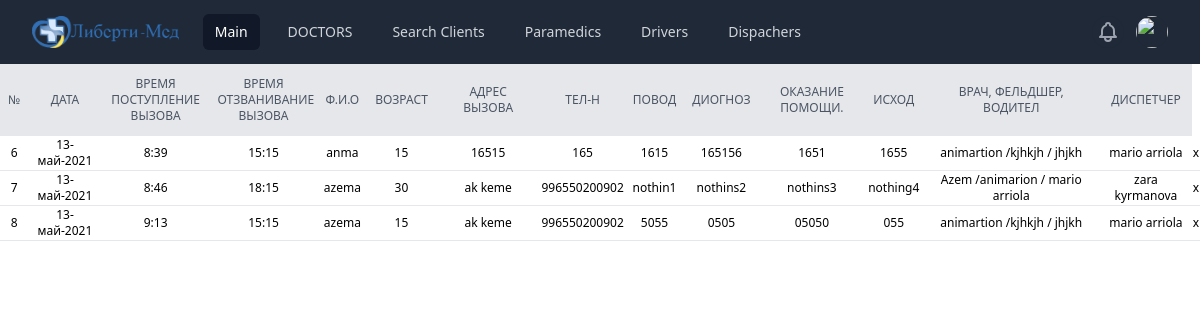
Page / (signed in) on the earlier database version.
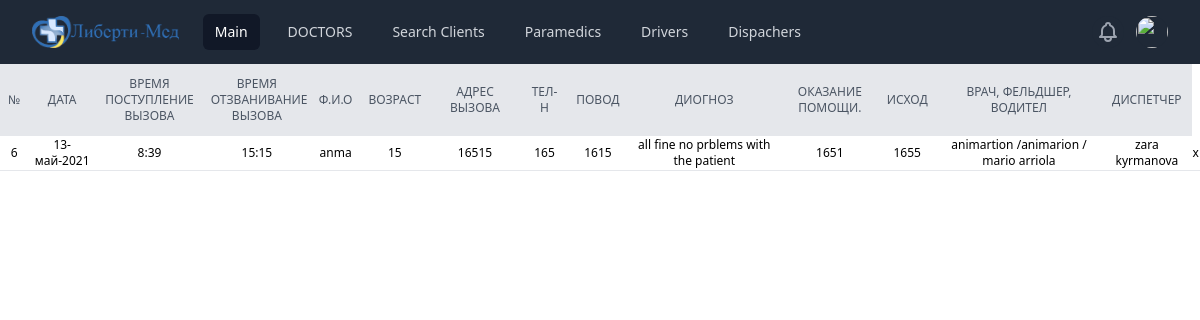
Same page on the later database version.
### tables this page shows
CREATE TABLE orders (id INTEGER PRIMARY KEY AUTOINCREMENT,  datein TEXT NOT NULL, timein TEXT NOT NULL, timeout  TEXT NOT NULL, id_client INTEGER NOT NULL, age TEXT NOT NULL, description TEXT NOT NULL,  diagnost TEXT NOT NULL, help NOT NULL, recomendation TEXT NOT NULL, doctor INTEGER NOT NULL, paramedic INTEGER NOT NULL, driver NOT NULL,  dispacher NOT NULL);

CREATE TABLE clients (id INTEGER PRIMARY KEY AUTOINCREMENT, name TEXT NOT NULL, phone TEXT NOT NULL, address TEXT NOT NULL);

CREATE TABLE doctors (id INTEGER PRIMARY KEY AUTOINCREMENT, name TEXT NOT NULL ,especiality TEXT NOT NULL , phone TEXT NOT NULL, adress TEXT NOT NULL);

CREATE TABLE paramedics (id INTEGER PRIMARY KEY AUTOINCREMENT, name TEXT NOT NULL,especiality TEXT NOT NULL,phone TEXT NOT NULL, address TEXT NOT NULL);

CREATE TABLE drivers (id INTEGER PRIMARY KEY AUTOINCREMENT , name TEXT NOT NULL, phone TEXT NOT NULL, adress TEXT NOT NULL);

CREATE TABLE dispachers(id INTEGER PRIMARY KEY AUTOINCREMENT, name TEXT NOT NULL, phone TEXT NOT NULL, address TEXT NOT NULL);

### aplication.py (the view)
@app.route('/')
@login_require
def main():
    with sqlite3.connect(db_path) as conn:
        cur = conn.cursor()
        all_orders = cur.execute("select * FROM orders  INNER JOIN clients  ON clients.id=orders.id_client INNER JOIN doctors ON orders.doctor=doctors.id INNER JOIN paramedics ON paramedics.id = orders.paramedic INNER JOIN drivers ON drivers.id=orders.driver INNER JOIN dispachers ON dispachers.id=orders.dispacher LIMIT 60")
        customers = all_orders.fetchall()
        return render_template("main.html",customers=customers)

### aplication.py (called while the page is built)
@app.teardown_appcontext
def close_connection(exception):
    db = getattr(g, '_database', None)
    if db is not None:
        db.close()

### helpers.py (called while the page is built)
def login_require(f):
    @wraps(f)
    def decorated_function(*args, **kwargs):
        if session.get('user_id') is None:
            return redirect(url_for('login' ,next=request.url))
        return f(*args, **kwargs)
    return decorated_function

### templates/main.html (shortened to what this page needs)
{% extends "layout.html" %}
{% block main%}
<table class="w-screen text-xs">
    <tr class="bg-gray-200 text-gray-600 uppercase text-sm leading-normal">
        <td class="py-3 px-2 text-xs text-center">№</td>
        <td class="py-3 px-2 text-xs text-center">Дата</td>
        <td class="py-3 px-2 text-xs text-center">Время поступление вызова</td>
        <td class="py-3 px-2 text-xs text-center">Время отзванивание вызова</td>
        <td class="py-3 px-2 text-xs text-center">Ф.И.О</td>
        <td class="py-3 px-2 text-xs text-center">Возраст</td>
        <td class="py-3 px-2 text-xs text-center">Адрес вызова</td>
        <td class="py-3 px-2 text-xs text-center">Тел-н</td>
        <td class="py-3 px-2 text-xs text-center">Повод</td>
        <td class="py-3 px-2 text-xs text-center">Диогноз</td>
        <td class="py-3 px-2 text-xs text-center">Оказание помощи.</td>
        <td class="py-3 px-2 text-xs text-center">Исход</td>
        <td class="py-3 px-2 text-xs text-center">Врач, фельдшер, водител</td>
        <td class="py-3 px-2 text-xs text-center">Диспетчер</td>
    </tr>
    {%for customer in customers %}
    <tr class="border-b border-gray-200 hover:bg-gray-100">
        <td>{{customer[0]}}</td>
        <td>{{customer[1]}}</td>
        <td>{{customer[2]}}</td>
        <td>{{customer[3]}}</td>
        <td>{{customer[15]}}</td>
        <td>{{customer[5]}}</td>
        <td>{{customer[17]}}</td>
        <td>{{customer[16]}}</td>
        <td>{{customer[6]}}</td>
        <td>{{customer[7]}}</td>
        <td>{{customer[8]}}</td>
        <td>{{customer[9]}}</td>
        <td>{{customer[19]}} /{{customer[24]}} / {{customer[29]}}</td>
        <td>{{customer[33]}}</td>
        <td><form method="post" action="/deletemain">
                <button type="submit">x</button>
            </form>
    </tr>
    {% endfor %}
</table>
{%endblock%}

### templates/layout.html (shortened to what this page needs)
<!DOCTYPE html>
<html lang="ru">
    <head>
        <link href="https://unpkg.com/tailwindcss@^2/dist/tailwind.min.css" rel="stylesheet">
        <link href="/static/main.css" rel="stylesheet">
    </head>
    <body class="flex flex-col">
<nav class="bg-gray-800">
  <div class="max-w-7xl mx-auto px-2 sm:px-6 lg:px-8">
    <div class="relative flex items-center justify-between h-16">
      <div class="flex-1 flex items-center justify-center sm:items-stretch sm:justify-start">
        <div class="flex-shrink-0 flex items-center">
          <img class="hidden lg:block h-8 w-auto" src="/static/img/logo.png" alt="LIBERTY MED">
        </div>
        <div class="hidden sm:block sm:ml-6">
          <div class="flex space-x-4">
          {%if session.user_id %}
            <a href="/" class="bg-gray-900 text-white px-3 py-2 rounded-md text-sm font-medium" aria-current="page">Main</a>
            <a href="/doctors" class="text-gray-300 hover:bg-gray-700 hover:text-white px-3 py-2 rounded-md text-sm font-medium">DOCTORS</a>
            <a href="/clients" class="text-gray-300 hover:bg-gray-700 hover:text-white px-3 py-2 rounded-md text-sm font-medium">Search Clients</a>
            <a href="/paramedics" class="text-gray-300 hover:bg-gray-700 hover:text-white px-3 py-2 rounded-md text-sm font-medium">Paramedics</a>
            <a href="/drivers" class="text-gray-300 hover:bg-grey-700 hover:text-white px-3 py-2 rounded-md text-sm font-medium">Drivers</a>
            <a href="/dispachers" class="text-gray-300 hover:bg-grey-700 hover:text-white px-3 py-2 rounded-md text-sm font-medium">Dispachers</a>
            {% endif %}
          </div>
        </div>
      </div>
      <div class="absolute inset-y-0 right-0 flex items-center pr-2 sm:static sm:inset-auto sm:ml-6 sm:pr-0">
        <button class="bg-gray-800 p-1 rounded-full text-gray-400 hover:text-white focus:outline-none focus:ring-2 focus:ring-offset-2 focus:ring-offset-gray-800 focus:ring-white">
        </button>
        <div class="ml-3 relative">
          <div>
            <button type="button" class="bg-gray-800 flex text-sm rounded-full focus:outline-none focus:ring-2 focus:ring-offset-2 focus:ring-offset-gray-800 focus:ring-white" id="user-menu-button" aria-expanded="false" aria-haspopup="true">
              <img class="h-8 w-8 rounded-full" src="https://images.unsplash.com/photo-1472099645785-5658abf4ff4e?ixlib=rb-1.2.1&ixid=eyJhcHBfaWQiOjEyMDd9&auto=format&fit=facearea&facepad=2&w=256&h=256&q=80" alt="">
            </button>
          </div>
</nav>
{% block main %}
{% endblock %}
    </body>
</html>

### static/main.css (style rules this page uses)
body { background-color:red !importan; }
.py-3 { max-width: 9em; }
.border-b { text-align: center; }

Differences in the rows shown:
no longer on this page (row edited): orders: id "7", datein "13-май-2021", timein "8:46", timeout "18:15", name "azema", age "30", address "ak keme", phone "996550200902", description "nothin1", diagnost "nothins2", help "nothins3", recomendation "nothing4", name "Azem", name "animarion", name "mario arriola", name "zara kyrmanova"
no longer on this page (row edited): orders: id "8", datein "13-май-2021", timein "9:13", timeout "15:15", name "azema", age "15", address "ak keme", phone "996550200902", description "5055", diagnost "0505", help "05050", recomendation "055", name "animartion", name "kjhkjh", name "jhjkh", name "mario arriola"
changed orders "anma": diagnost "165156" → "all fine no prblems with the patient"; name "kjhkjh" → "animarion"; name "jhjkh" → "mario arriola"; name "mario arriola" → "zara kyrmanova"
